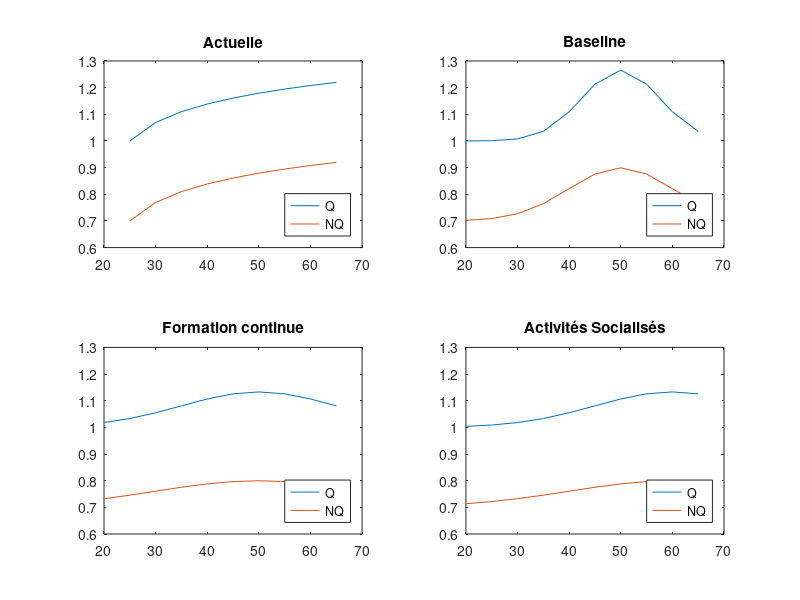

The MATLAB source for this figure:
x = 0:9;

microprod = figure(1);
subplot(2, 2, 1);
plot(x*5 + 20, 1 + log(x)/10, ...
     x*5 + 20, .7 + log(x)/10);
legend('Q', 'NQ', 'Location','southeast')
title('Actuelle')
ylim([.6 1.3])

subplot(2, 2, 2);
plot(x*5 + 20, 1 + normpdf(x, 6, 3/2), ...
     x*5 + 20, .7 + normpdf(x, 6, 4/2));
legend('Q', 'NQ', 'Location','southeast')
title('Baseline')
ylim([.6 1.3])

subplot(2, 2, 3);
plot(x*5 + 20, 1 + normpdf(x, 6, 3), ...
     x*5 + 20, .7 + normpdf(x, 6, 4));
legend('Q', 'NQ', 'Location','southeast')
title('Formation continue')
ylim([.6 1.3])

subplot(2, 2, 4);
plot(x*5 + 20, 1 + normpdf(x, 6+2, 3/1), ...
     x*5 + 20, .7 + normpdf(x, 6+2, 4/1));
legend('Q', 'NQ', 'Location','southeast')
title('Activités Socialisés')
ylim([.6 1.3])
